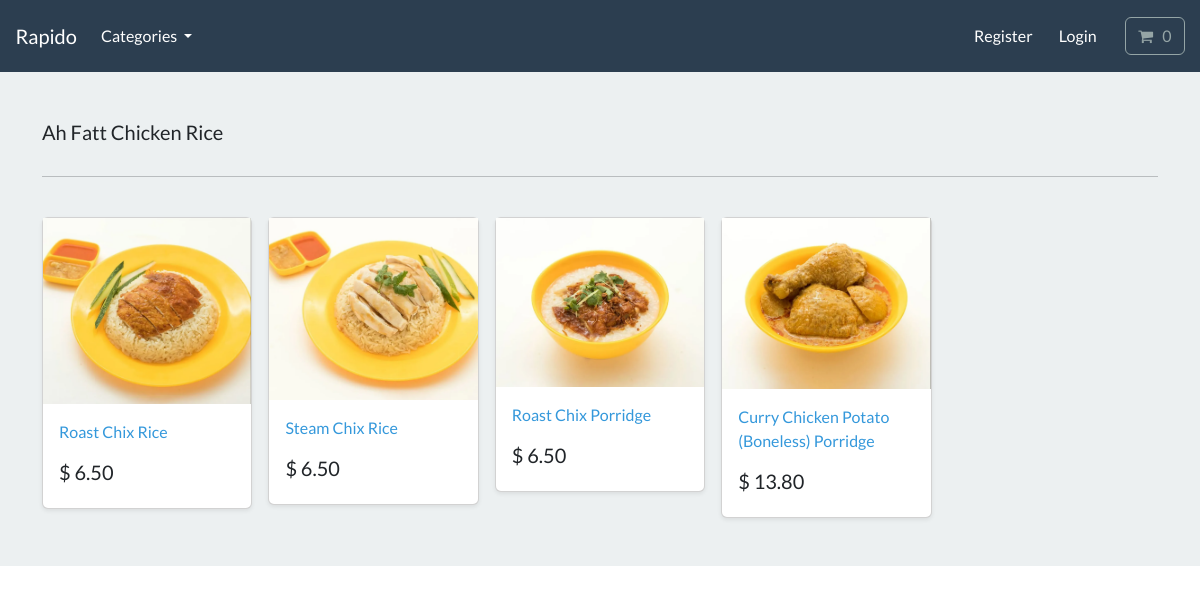
The page /search/ah-fatt-chicken-rice/ on the database its author committed.
### store/models.py (models this page shows, shortened)
class Category(models.Model):
    name = models.CharField(max_length=250, db_index=True)
    slug = models.SlugField(max_length=250, unique=True)
    class Meta:
        verbose_name_plural = 'categories'
    def get_absolute_url(self):
        return reverse('list-category', args=[self.slug])

class Product(models.Model):
    category = models.ForeignKey(Category, related_name='product', on_delete=models.CASCADE, null=True)
    title = models.CharField(max_length=250)
    brand = models.CharField(max_length=250, default='un-branded')
    description = models.TextField(blank=True)
    slug = models.SlugField(max_length=255)
    price = models.DecimalField(max_digits=4, decimal_places=2)
    image = models.ImageField(upload_to='images/')
    class Meta:
        verbose_name_plural = 'products'
    def get_absolute_url(self):
        return reverse('product-info', args=[self.slug])

### store/views.py (the view)
# urls.py: path('search/<slug:category_slug>/', views.list_category, name='list-category'),
def list_category(request, category_slug=None):
    category = get_object_or_404(Category, slug=category_slug)
    products = Product.objects.filter(category=category)
    return render(request, 'store/list-category.html', {'category':category, 'products':products})

### cart/cart.py (called while the page is built)
    def __len__(self):
        return sum(item['qty'] for item in self.cart.values())

### cart/context_processors.py (called while the page is built)
def cart(request):
    return {'cart': Cart(request)}

### store/views.py (called while the page is built)
def categories(request):
    all_categories = Category.objects.all()
    return {'all_categories': all_categories}

### store/templates/store/list-category.html
{% extends "./base.html" %}
{% load static %}
{% block content %}
<main>
  <div class="album py-5 bg-light">
    <div class="container">
      <div class="pb-3 h5"> {{category.name | capfirst }} </div>
      <hr>
      <br>
      <div class="row row-cols-1 row-cols-sm-2 row-cols-md-5 g-3">
        {% for product in products %}
        <div class="col">
          <div class="card shadow-sm">
          <img class="img-fluid" alt="Responsive image" src="{{product.image.url}}">
            <div class="card-body">
              <p class="card-text">
                <a class="text-info text-decoration-none" href="{{product.get_absolute_url}}"> {{product.title}} </a>
              </p>
              <div class="d-flex justify-content-between align-items-center">
                <h5> $ {{product.price}} </h5>
              </div>
            </div>
          </div>
        </div>
        {% endfor %}
      </div>
    </div>
  </div>
</main>
{% endblock %}

### rows shown on the page
Category: name "Ah Fatt Chicken Rice"
Product: image (picture), title "Roast Chix Rice", price "6.50"
Product: image (picture), title "Steam Chix Rice", price "6.50"
Product: image (picture), title "Roast Chix Porridge", price "6.50"
Product: image (picture), title "Curry Chicken Potato (Boneless) Porridge", price "13.80"
